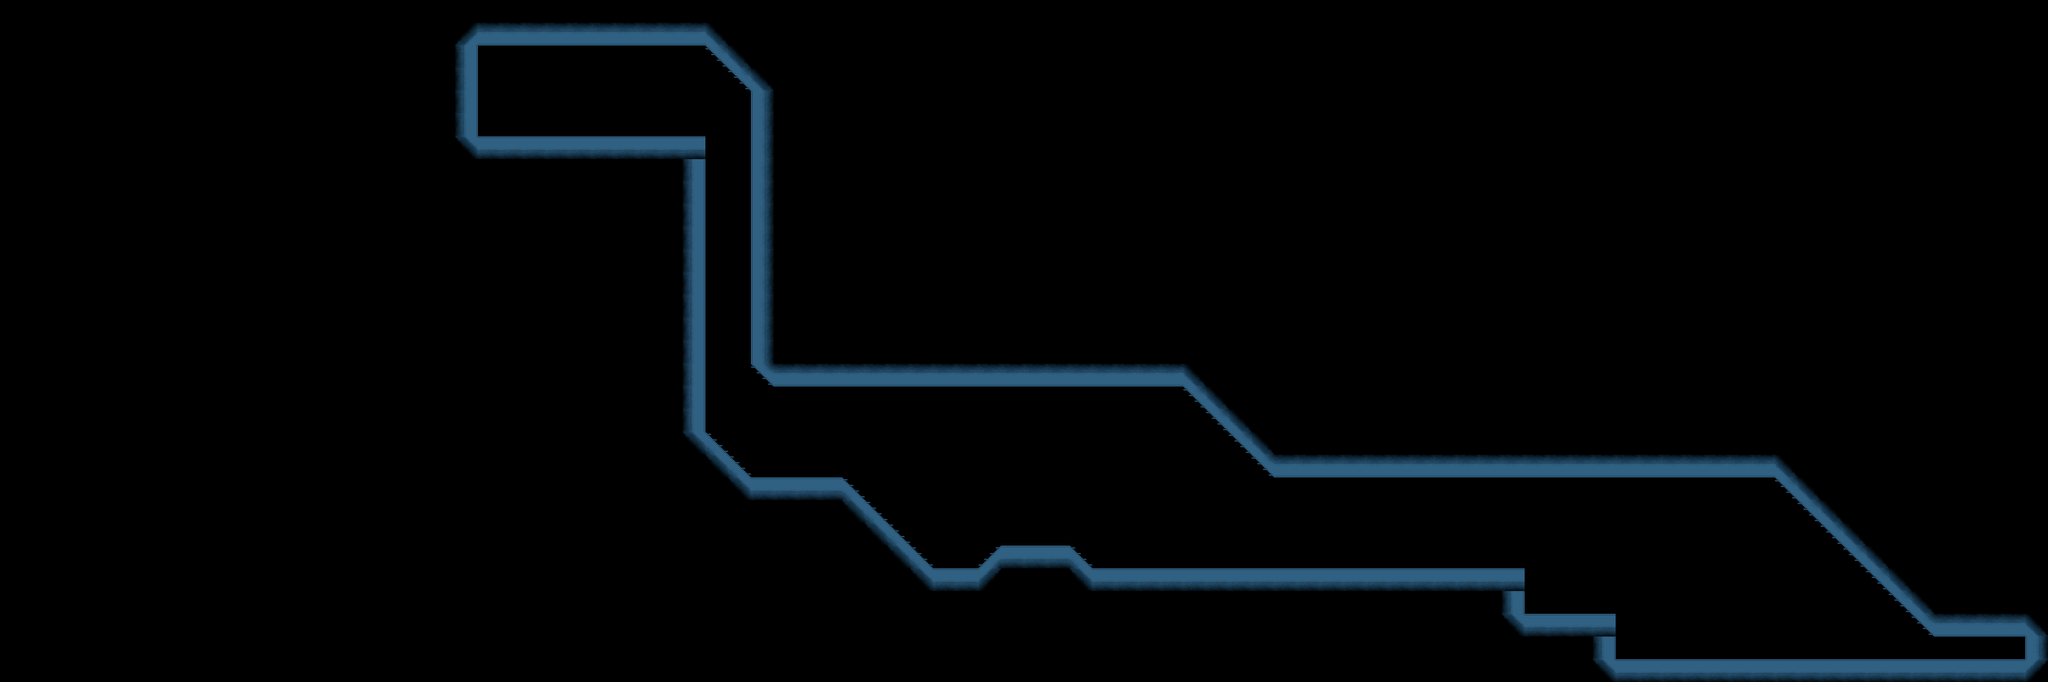

This is a level from a 2D game, rendered from its Tiled map with the project's own tilesets. A one-line summary and the map file follow, with tile-layer data summarised:
An orthogonal 90x30 tile map with 64x64 px tiles, 2 tile layers (bg, ground) and 2 objects (transition).

<map version="1.0" orientation="orthogonal" renderorder="right-down" width="90" height="30" tilewidth="64" tileheight="64" nextobjectid="3">
 <tileset firstgid="1" name="lagoon-base" tilewidth="64" tileheight="64" tilecount="24" columns="8">
  <image source="lagoon-base.png" width="512" height="192" />
 </tileset>
 <layer name="bg" width="90" height="30">
  <data>[2700 cells, 2700 non-empty, 1 distinct tile ids]</data>
 </layer>
 <layer name="ground" width="90" height="30">
  <data>[2700 cells, 196 non-empty, 11 distinct tile ids]</data>
 </layer>
 <objectgroup name="collision">
  <object id="1" x="5696" y="1856">
   <polyline points="0,0 0,-64 -256,-64 -704,-512 -2112,-512 -2368,-768 -3520,-768 -3584,-832 -3584,-1600 -3712,-1728 -4352,-1728 -4352,-1472 -3712,-1472 -3712,-640 -3584,-512 -3328,-512 -3072,-256 -2944,-256 -2880,-320 -2688,-320 -2624,-256 -1408,-256 -1408,-128 -1152,-128 -1152,0 0,0" />
  </object>
 </objectgroup>
 <objectgroup name="object">
  <object id="2" name="t_right" type="transition" x="5504" y="1792" width="192" height="64">
   <properties>
    <property name="destMap" value="hub-1" />
    <property name="destPoint" value="t_bottomLeft" />
   </properties>
  </object>
 </objectgroup>
</map>